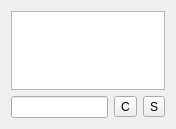
<?xml version="1.0" encoding="UTF-8"?>
<ui version="4.0">
 <class>JWidgetHallTalk</class>
 <widget class="QWidget" name="JWidgetHallTalk">
  <property name="geometry">
   <rect>
    <x>0</x>
    <y>0</y>
    <width>176</width>
    <height>129</height>
   </rect>
  </property>
  <property name="windowTitle">
   <string>Form</string>
  </property>
  <layout class="QGridLayout" name="gridLayout">
   <item row="0" column="0" colspan="3">
    <widget class="QTextBrowser" name="textBrowser"/>
   </item>
   <item row="1" column="0">
    <widget class="QLineEdit" name="lineEdit"/>
   </item>
   <item row="1" column="1">
    <widget class="QToolButton" name="btn_clear">
     <property name="toolTip">
      <string>clear</string>
     </property>
     <property name="text">
      <string>C</string>
     </property>
    </widget>
   </item>
   <item row="1" column="2">
    <widget class="QToolButton" name="btn_send">
     <property name="toolTip">
      <string>send</string>
     </property>
     <property name="text">
      <string>S</string>
     </property>
    </widget>
   </item>
  </layout>
 </widget>
 <resources/>
 <connections/>
</ui>
